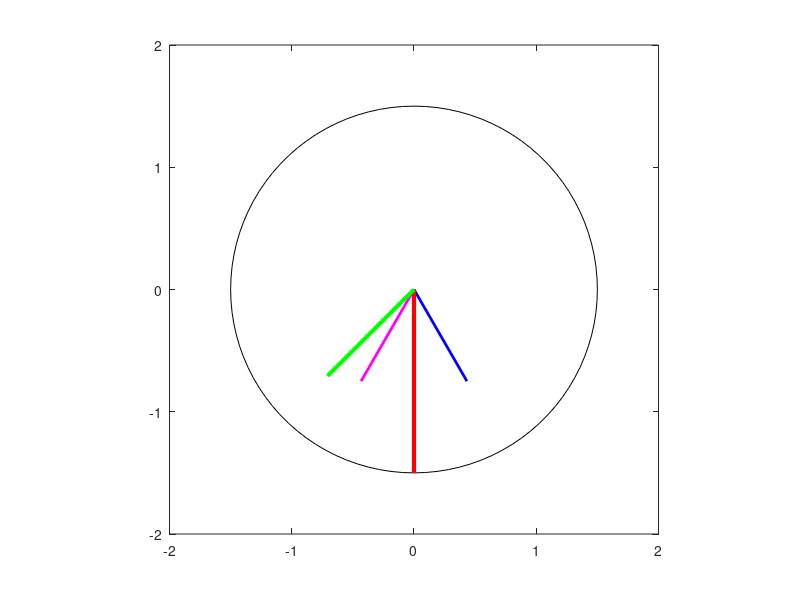

This figure's MATLAB source:
clc;
clear;
close all;

% Set up the basic conditions
bmax = 1; % Normalize bmax to 1
freq = 60; % 60 Hz
P = 2; % Number of poles (set to 2 for standard operation)
w = 2 * pi * freq * P / 2; % Adjusted angular velocity (pole dependent)

% Rotor parameters
rotor_speed = w / P; % Mechanical speed of rotor magnetic field
initial_angle = pi/4; % Initial misalignment angle

t = 0:1/6000:1/60; % Time vector

% Generate the three-phase magnetic fields
Baa = sin(w*t).*(cos(0) + j*sin(0));
Bbb = sin(w*t - 2*pi/3) .* (cos (2*pi/3) + j*sin(2*pi/3)) ;
Bcc = sin(w*t + 2*pi/3) .* (cos (- 2*pi /3) + j*sin(- 2*pi /3)) ;

% Calculate Bnet
Bnet = Baa + Bbb + Bcc;

% Rotor magnetic field (one-loop rotor interaction)
Brotor = bmax * (cos(rotor_speed * t + initial_angle) + j * sin(rotor_speed * t + initial_angle));

% Calculate a reference circle representing the expected maximum
circle = 1.5 * (cos(w*t) + j*sin(w*t));

% Plot the magnitude and direction of the resulting magnetic fields
figure;
for ii = 1:length(t)
    clf;
    % Plot the reference circle
    plot(circle, 'k');
    hold on;
    
    % Plot the three-phase stator magnetic fields
    plot([0 real(Baa(ii))], [0 imag(Baa(ii))], 'k', 'LineWidth', 2);
    plot([0 real(Bbb(ii))], [0 imag(Bbb(ii))], 'b', 'LineWidth', 2);
    plot([0 real(Bcc(ii))], [0 imag(Bcc(ii))], 'm', 'LineWidth', 2);
    
    % Plot the net rotating magnetic field
    plot([0 real(Bnet(ii))], [0 imag(Bnet(ii))], 'r', 'LineWidth', 3);
    
    % Plot the rotor magnetic field
    plot([0 real(Brotor(ii))], [0 imag(Brotor(ii))], 'g', 'LineWidth', 3);
    
    axis square;
    axis([-2 2 -2 2]);
    drawnow;
    hold off;
end